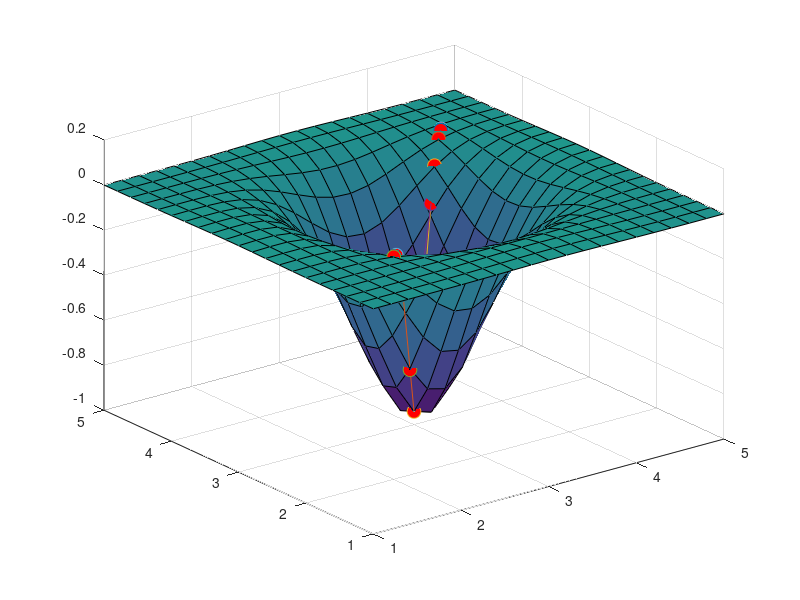

This figure's MATLAB source:
function metodo_gradient()
  alfa = 2.09;
  tol = 10e-3;
  x1 = x2 = ((4.5)/(5))*(pi);

  results = do_method(x1, x2, alfa, tol);
  plot_graph(results);
endfunction

function results = do_method(x1, x2, alfa, tol)
  xZero = [
    x1;
    x2
  ];
  x1 = nan;
  results = zeros(3, 1000);

  for i=1 : 1000
    x1 = xZero - alfa * get_gradient_vector_result(xZero(1, 1), xZero(2, 1));

    results(1: 2, i) = x1;
    results(3, i) = functionOfX(x1);

    if(abs(functionOfX(x1)) <= tol)
      results = results(:, 1:i);

      printf("Raiz encontrada em x1=%.16f, x2=%.16f, z=%.16f  rodando %d iteracoes", x1(1,1), x1(2,1), functionOfX(x1), i);
      return;
    endif

    xZero = x1;
  endfor

  printf("Raiz encontrada em x1=%.16f, x2=%.16f, z=%.16f  rodando %d iteracoes", x1(1,1), x1(2,1), functionOfX(x1), 1000);

endfunction

function y = functionOfX(xValues)
  x1 = xValues(1,:);
  x2 = xValues(2,:);
  c = -((x1 - pi).^2 + (x2 - pi).^2);
  y = (-cos(x1)).*(cos(x2)).*exp(c);
endfunction

function y = functionOfXMesh(x1, x2)
  c = -((x1 - pi).^2 + (x2 - pi).^2);
  y = (-cos(x1)).*(cos(x2)).*exp(c);
endfunction

function response = get_gradient_vector_result(x1, x2)
  c = -((x1 - pi).^2 + (x2 - pi).^2);
  response = [
    exp(c).*cos(x2).*(sin(x1) + 2.*cos(x1).*(x1 - pi));
    (-exp(c)).*cos(x1).*((-sin(x2)) -2.*cos(x2).*(x2 - pi))
  ];
endfunction

function plot_graph(results)
  x1Values = 1 : 0.2 : 5;
  x2Values = 1 : 0.2 : 5;
  [x1Values x2Values] = meshgrid(x1Values, x2Values);
  zValues = functionOfXMesh(x1Values, x2Values);

  %plot surface
  surf(x1Values, x2Values, zValues);
  hold on;

  for i=1 : length(results(1,:))

    scatter3(results(1, i), results(2, i), results(3, i), 'MarkerFaceColor', 'r', 'sizedata', 100);

    if (i>1)
      x1Interval = results(1, i-1 : i);
      x2Interval = results(2, i-1 : i);
      zInterval = results(3, i-1 : i);
      plot3(x1Interval, x2Interval, zInterval);
    endif
    %pause(0.7);
  endfor
endfunction
